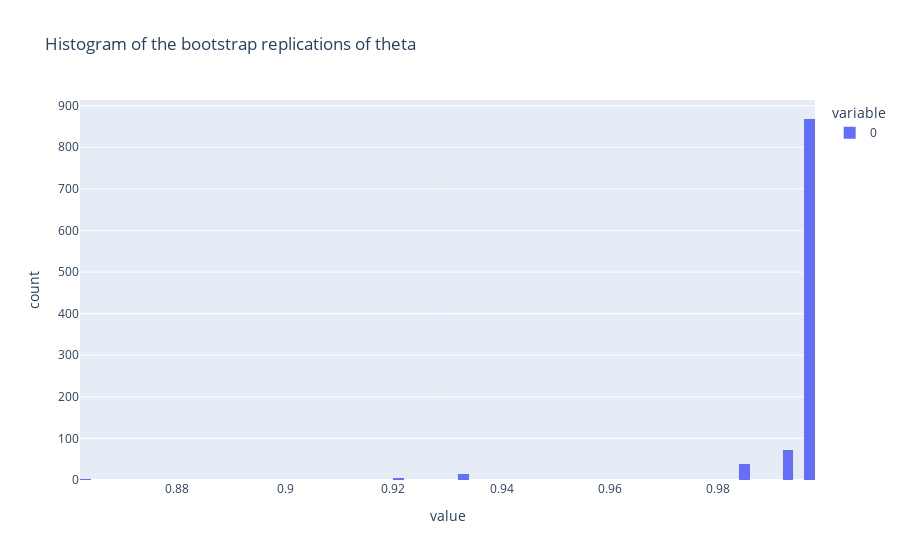

Notebook code cell kept with this figure:
### Code cell
px.histogram(
    bootstrap_estimations,
    title = 'Histogram of the bootstrap replications of theta',
)

### Figure 1 — Plotly figure (JSON) as saved in the notebook; plotly's stock layout.template omitted (floating-point values rounded to 4 significant figures; data arrays with more than 128 entries replaced by an {"elided": "..."} marker saying what was removed)
{"data": [{"alignmentgroup": "True", "bingroup": "x", "hovertemplate": "variable=0<br>value=%{x}<br>count=%{y}<extra></extra>", "legendgroup": "0", "marker": {"color": "#636efa", "pattern": {"shape": ""}}, "name": "0", "offsetgroup": "0", "orientation": "v", "showlegend": true, "x": {"elided": "1000 float values"}, "xaxis": "x", "yaxis": "y", "type": "histogram"}], "layout": {"xaxis": {"anchor": "y", "domain": [0.0, 1.0], "title": {"text": "value"}}, "yaxis": {"anchor": "x", "domain": [0.0, 1.0], "title": {"text": "count"}}, "legend": {"title": {"text": "variable"}, "tracegroupgap": 0}, "title": {"text": "Histogram of the bootstrap replications of theta"}, "barmode": "relative"}}
